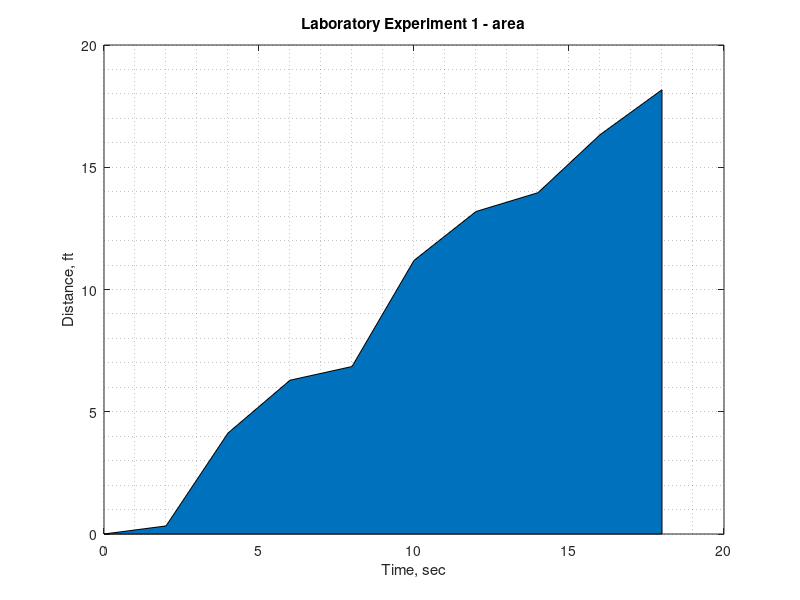

Write MATLAB code to recreate this figure. (Note: this script raises an error after producing the figure.)
% ex0501_area.m - 5.1.1 area 는 plot 과 같은 입력을 받지만 선 아래를 채운다
clear; clc; close all

x = 0:2:18;
y = [0 0.33 4.13 6.29 6.85 11.19 13.19 13.96 16.33 18.17];

area(x, y)
title("Laboratory Experiment 1 - area")
xlabel("Time, sec")
ylabel("Distance, ft")
grid minor                       % 보조 격자선까지 표시

theme(gcf, "light")              % R2026a 기본 테마는 dark 라 밝게 바꿔 저장한다
exportgraphics(gcf, "../../textbook/ch05/img/ex0501_area.png")
